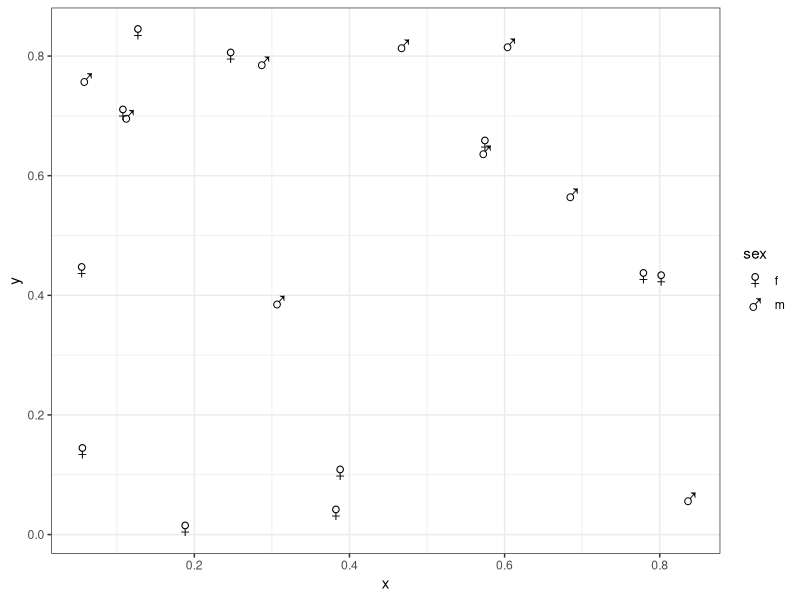

This figure's R source:
df <- data.frame(x = runif(20), y = runif(20), sex =
                   sample(c("m","f"), 20, rep = TRUE))
library(ggplot2)
ggplot(data = df, aes(x, y, shape = sex)) +
  geom_point(size = 5) +
  scale_shape_manual(values = c("m" = "\u2642", f = "\u2640")) + 
  theme_bw()